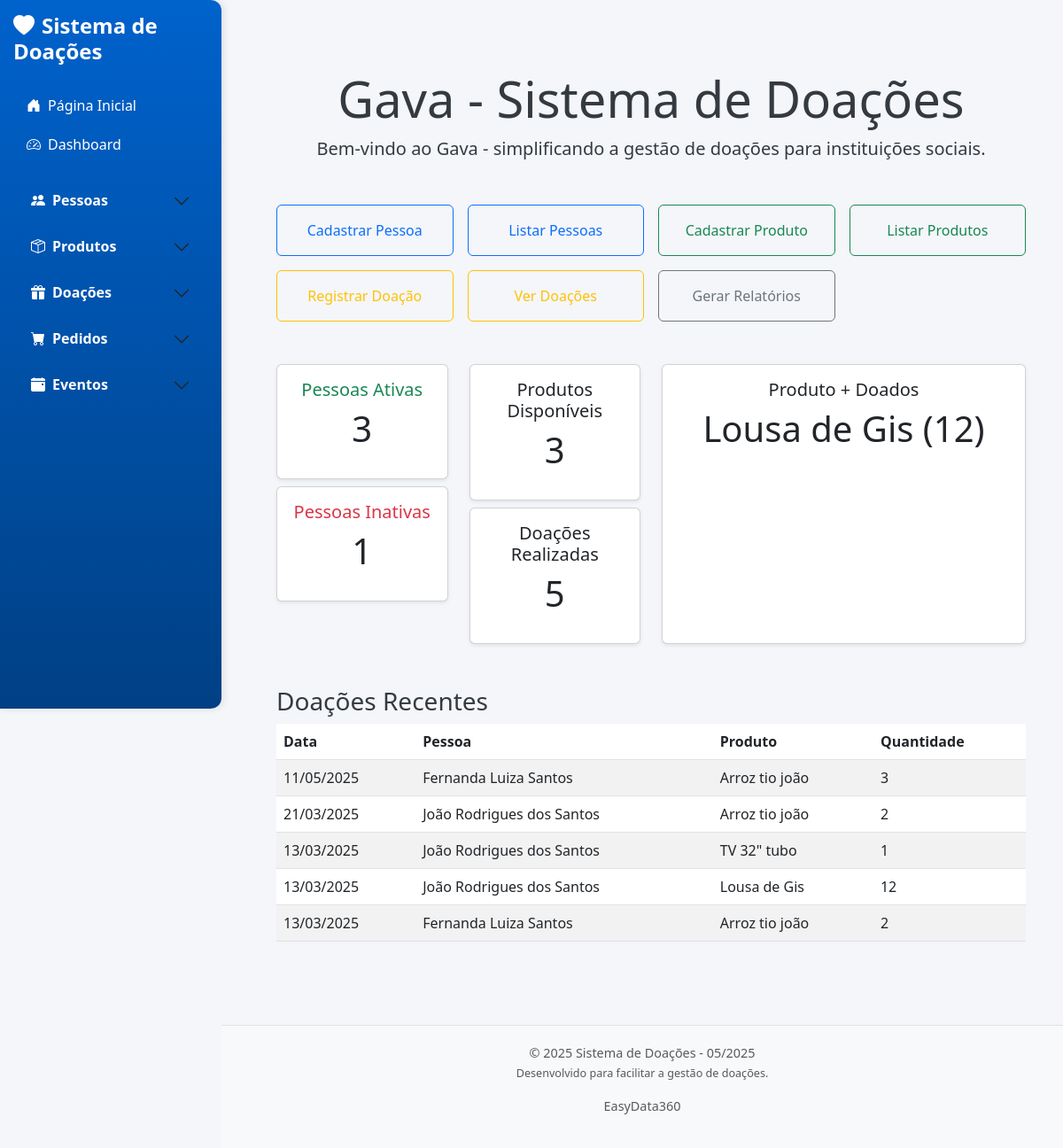
Before: / with the older database file.
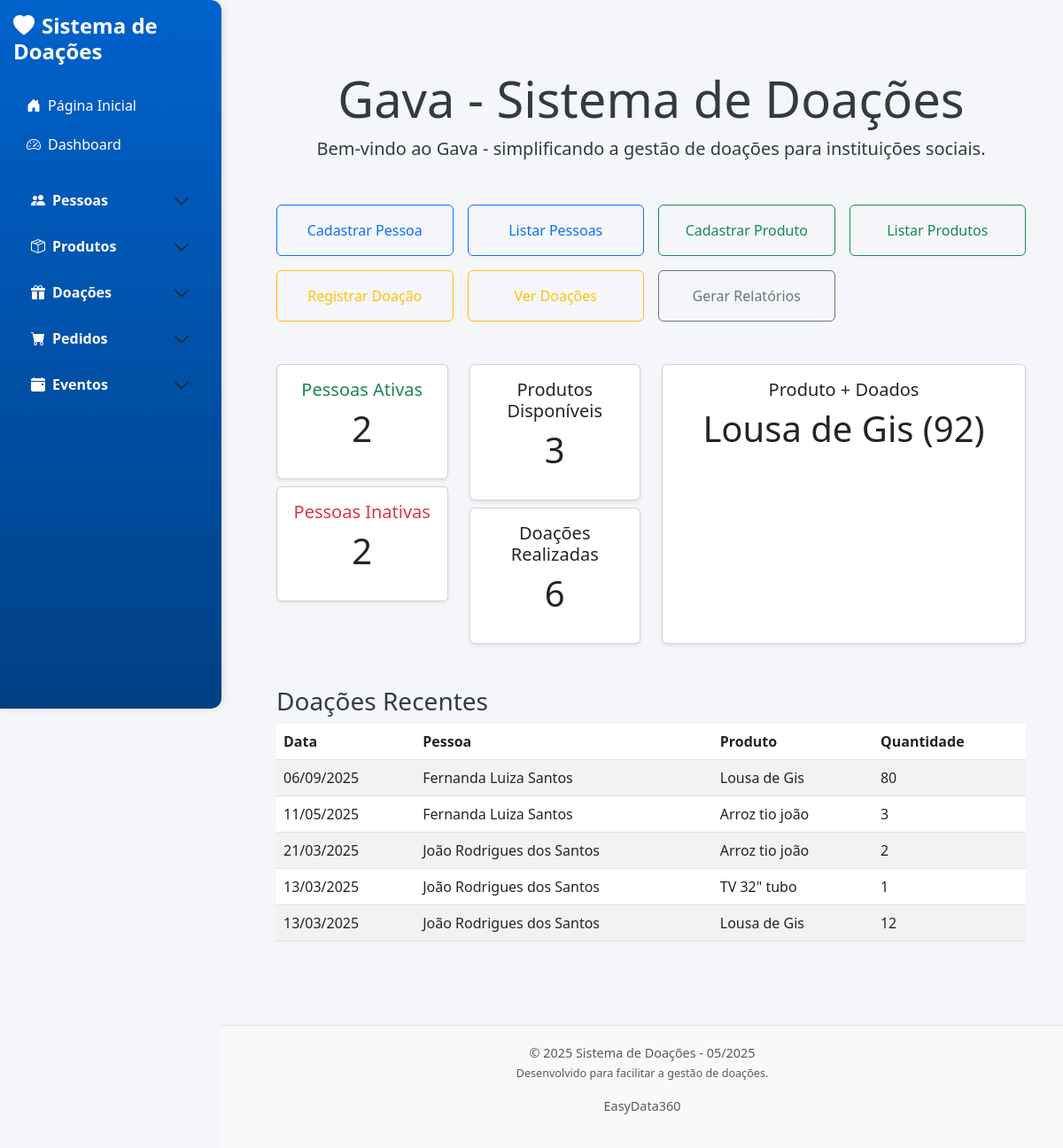
After: the same page with the newer database file.
### app/models/doacao.py (models this page shows, shortened)
class Doacao(db.Model):
    __tablename__ = 'doacoes'
    id = db.Column(db.Integer, primary_key=True)
    pessoa_id = db.Column(db.Integer, db.ForeignKey('pessoas.id'), nullable=False)
    produto_id = db.Column(db.Integer, db.ForeignKey('produtos.id'), nullable=False)
    quantidade = db.Column(db.Integer, nullable=False)
    data_doacao = db.Column(db.Date, nullable=False, default=date.today)
    pessoa = db.relationship('Pessoa', backref='doacoes_pessoa')
    produto = db.relationship('Produto', backref='doacoes_produto_rel')

### app/models/pessoa.py (models this page shows, shortened)
class Pessoa(db.Model):
    __tablename__ = 'pessoas'
    id = db.Column(db.Integer, primary_key=True)
    nome = db.Column(db.String(100), nullable=False)  # Evita duplicação
    endereco = db.Column(db.String(255))
    bairro = db.Column(db.String(100))
    telefone = db.Column(db.String(20))
    filhos = db.Column(db.String(50))
    profissao = db.Column(db.String(50))
    qtd_pessoas = db.Column(db.Integer)
    locomocao = db.Column(db.String(50))
    data_cadastro = db.Column(db.Date)
    ativo = db.Column(db.Boolean, default=True)  # Novo campo para ativação/desativação

### app/models/produto.py (models this page shows, shortened)
class Produto(db.Model):
    __tablename__ = 'produtos'
    id = db.Column(db.Integer, primary_key=True)
    nome_produto = db.Column(db.String(100), nullable=False, unique=True)  # Evita duplicação
    descricao = db.Column(db.String(255), nullable=True)
    quantidade = db.Column(db.Integer, nullable=False, default=0)
    data_entrada = db.Column(db.DateTime, nullable=False)

### app/routes.py (the view)
@main.route('/')
def index():
    total_pessoas_ativas = db.session.query(func.count()).select_from(Pessoa).filter_by(ativo=True).scalar()
    total_pessoas_inativas = db.session.query(func.count()).select_from(Pessoa).filter_by(ativo=False).scalar()
    total_produtos = db.session.query(func.count(Produto.id)).scalar()
    total_doacoes = db.session.query(func.count(Doacao.id)).scalar()
    stats = {
        'total_pessoas_ativas': total_pessoas_ativas,
        'total_pessoas_inativas': total_pessoas_inativas,
        'total_produtos': total_produtos,
        'total_doacoes': total_doacoes
    }
    produtos_top = db.session.query(
        Produto.nome_produto.label('nome'),
        func.sum(Doacao.quantidade).label('total')
    ).join(Doacao).group_by(Produto.nome_produto)\
     .order_by(func.sum(Doacao.quantidade).desc()).limit(5).all()
    doacoes_recentes = db.session.query(Doacao).join(Pessoa).join(Produto) \
        .order_by(Doacao.data_doacao.desc()).limit(5).all()
    return render_template('index.html', stats=stats, produtos_top=produtos_top, doacoes_recentes=doacoes_recentes)

### app/templates/index.html
{% extends 'base.html' %}
{% block content %}
<div class="container my-5">
  <div class="text-center mb-5">
    <h1 class="display-4">Gava - Sistema de Doações</h1>
    <p class="lead">Bem-vindo ao Gava - simplificando a gestão de doações para instituições sociais.</p>
  </div>
  <div class="row row-cols-1 row-cols-sm-2 row-cols-md-3 row-cols-lg-4 text-center mb-5 g-3">
    <div class="col">
      <a href="/cadastrar_pessoa" class="btn btn-outline-primary w-100 py-3">Cadastrar Pessoa</a>
    </div>
    <div class="col">
      <a href="/pessoas" class="btn btn-outline-primary w-100 py-3">Listar Pessoas</a>
    </div>
    <div class="col">
      <a href="/cadastrar_produto" class="btn btn-outline-success w-100 py-3">Cadastrar Produto</a>
    </div>
    <div class="col">
      <a href="/produtos" class="btn btn-outline-success w-100 py-3">Listar Produtos</a>
    </div>
    <div class="col">
      <a href="/registrar_doacao" class="btn btn-outline-warning w-100 py-3">Registrar Doação</a>
    </div>
    <div class="col">
      <a href="/doacoes" class="btn btn-outline-warning w-100 py-3">Ver Doações</a>
    </div>
    <div class="col">
      <a href="/relatorio_doacoes_pdf" class="btn btn-outline-secondary w-100 py-3">Gerar Relatórios</a>
    </div>
  </div>
  <div class="row pyg-4">
    <div class="col">
      <div class="card text-center shadow-sm">
        <div class="card-body">
          <h5 class="card-title text-success">Pessoas Ativas</h5>
          <p class="display-6">{{ stats.total_pessoas_ativas }}</p>
        </div>
      </div>
      <div class="card text-center shadow-sm mt-2">
        <div class="card-body">
          <h5 class="card-title text-danger">Pessoas Inativas</h5>
          <p class="display-6">{{ stats.total_pessoas_inativas }}</p>
        </div>
      </div>
    </div>
    <div class="col">
      <div class="card text-center shadow-sm">
        <div class="card-body">
          <h5 class="card-title">Produtos Disponíveis</h5>
          <p class="display-6">{{ stats.total_produtos }}</p>
        </div>
      </div>
      <div class="card text-center shadow-sm mt-2">
        <div class="card-body">
          <h5 class="card-title">Doações Realizadas</h5>
          <p class="display-6">{{ stats.total_doacoes }}</p>
        </div>
      </div>
    </div>
    <div class="col-md-6">
      <div class="card text-center shadow-sm h-100">
        <div class="card-body">
          <h5 class="card-title">Produto + Doados</h5>
          {% if produtos_top %}
            <p class="display-6">{{ produtos_top[0].nome }} ({{ produtos_top[0].total }})</p>
          {% else %}
            <p class="text-muted">Sem dados</p>
          {% endif %}
        </div>
      </div>
    </div>
  </div>
  <div class="mt-5">
    <h3>Doações Recentes</h3>
    <div class="table-responsive">
      <table class="table table-striped">
        <thead>
          <tr>
            <th>Data</th>
            <th>Pessoa</th>
            <th>Produto</th>
            <th>Quantidade</th>
          </tr>
        </thead>
        <tbody>
          {% for doacao in doacoes_recentes %}
          <tr>
            <td>{{ doacao.data_doacao.strftime('%d/%m/%Y') }}</td>
            <td>{{ doacao.pessoa.nome }}</td>
            <td>{{ doacao.produto.nome_produto }}</td>
            <td>{{ doacao.quantidade }}</td>
          </tr>
          {% endfor %}
        </tbody>
      </table>
    </div>
  </div>
</div>
{% endblock %}

Changed rows visible on the page:
no longer on this page (row unchanged): Doacao: data_doacao "13/03/2025", pessoa.nome "Fernanda Luiza Santos", produto.nome_produto "Arroz tio joão", quantidade "2"
added Doacao: data_doacao "06/09/2025", pessoa.nome "Fernanda Luiza Santos", produto.nome_produto "Lousa de Gis", quantidade "80"
Other visible differences:
{{ stats.total_pessoas_ativas }}: "3" → "2"
{{ stats.total_pessoas_inativas }}: "1" → "2"
{{ stats.total_doacoes }}: "5" → "6"
{{ produtos_top[0].total }}: "12" → "92"
